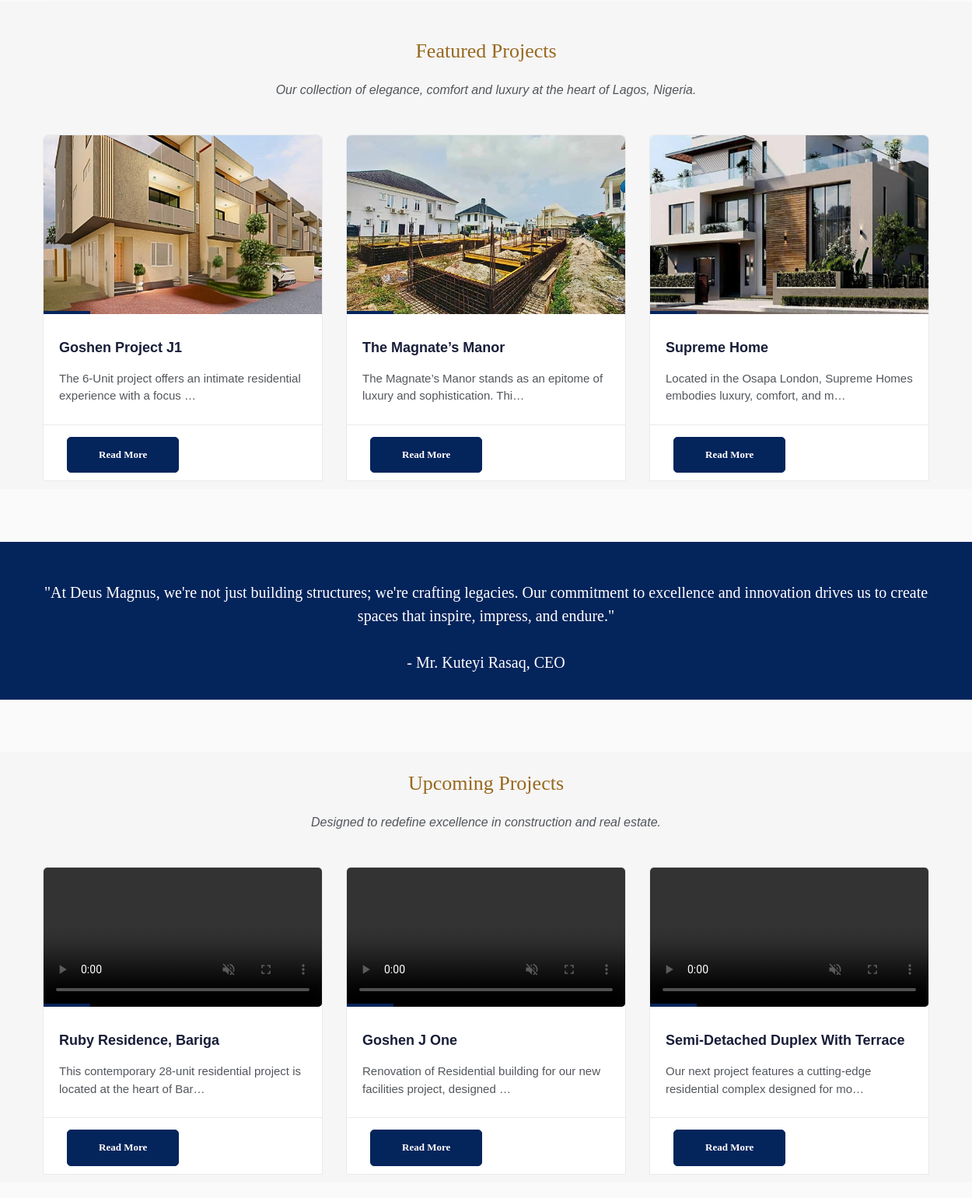
The app's page / (middle part), older data.
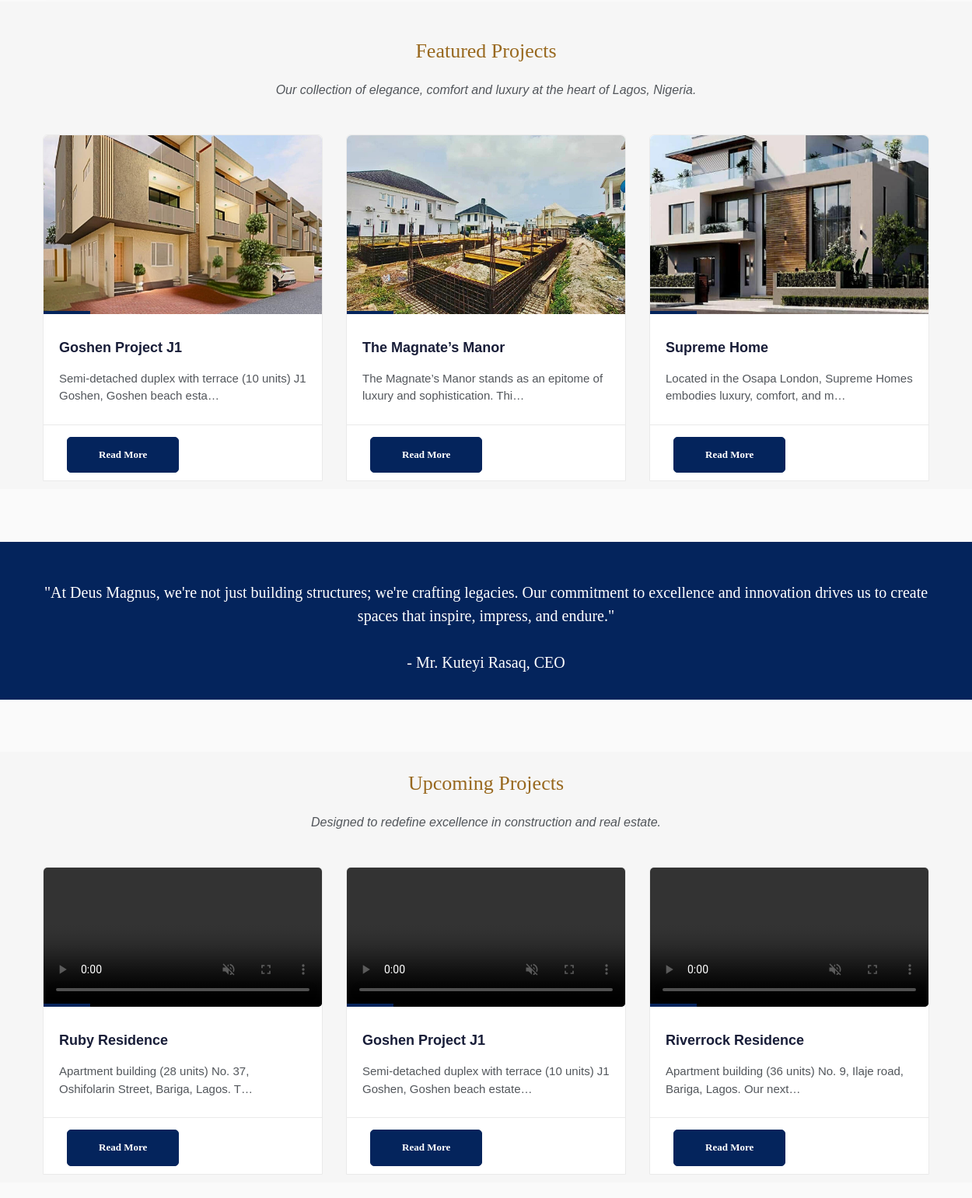
The same page, newer data.
### deus_magnus/models.py (models this page shows, shortened)
class SecondDeusMagnusMainPicturePost(models.Model):
    second_deus_magnus_title = models.CharField(max_length=255, blank=True, null=True)
    second_deus_magnus_status = models.CharField(max_length=255, blank=True, null=True)
    second_deus_magnus_description = models.TextField()
    second_deus_magnus_slug = models.SlugField (max_length=255,blank=True, null=True)
    second_deus_magnus_img = models.ImageField(upload_to='images/')
    second_deus_magnus_publish_date = models.DateTimeField (auto_now_add= True)
    second_deus_magnus_author = models.ForeignKey(User, on_delete=models.CASCADE)
    class Meta:
        ordering =['second_deus_magnus_publish_date']

class DeusMagnusMainPost(models.Model):
    deus_magnus_title = models.CharField(max_length=255, blank=True, null=True)
    deus_magnus_status = models.CharField(max_length=255, blank=True, null=True)
    deus_magnus_description = models.TextField()
    deus_magnus_slug = models.SlugField (max_length=255,blank=True, null=True)
    deus_manus_video = models.FileField(upload_to='videos/')
    deus_magnus_publish_date = models.DateTimeField (auto_now_add= True)
    deus_magnus_author = models.ForeignKey(User, on_delete=models.CASCADE)
    class Meta:
        ordering =['-deus_magnus_publish_date']

### deus_magnus/views.py (the view)
# urls.py: path('', HomeView.as_view(), name="home"),
class HomeView(ListView):
    model = DeusMagnusMainPost
    template_name = 'deus_magnus/home.html'
    def get_context_data(self, **kwargs):
        context = super().get_context_data(**kwargs)
        context['first_videos'] = Mainvideo.objects.all()
        context['bash_ps'] = BashPicture.objects.all()
        context['second_constructions'] = SecondDeusMagnusMainPicturePost.objects.all()
        context['news_constructions'] = DeusMagnusEventBlog.objects.all()
        return context

### templates/deus_magnus/home.html (shortened to what this page needs)
{% extends "base.html" %}
{% load static %}
{% block content%}
    <br><br>
<br><br><br>
<br><br><br>
<section class="section gb">
    <div class="container"><br>
        <div class="section-title text-center">
            <h3 style="color: #98681e;">Featured Projects</h3>
            <p>Our collection of elegance, comfort and luxury at the heart of Lagos, Nigeria.</p>
        </div>
        <div class="row">
            {% for second_construction in second_constructions %}
            <div class="col-lg-4 col-md-12">
                <div class="blog-box">
                    <div class="image-wrap entry">
                        {% if second_construction.second_deus_magnus_img %}
                        <a href="{% url 'second_detail' second_construction.pk %}">
                        <img src="{{ second_construction.second_deus_magnus_img.url }}"height="230px"  class="custom-image">
                        </a>
                        {% endif %}
                    </div>
                    <div class="blog-desc">
                        <h4><a href="{% url 'second_detail' second_construction.pk %}">{{ second_construction.second_deus_magnus_title |truncatechars:30}}</a></h4>
                        <p>{{ second_construction.second_deus_magnus_description |truncatechars:75}}</p>
                    </div>
                    <div class="post-meta">
                            <div class="btn-wrapper">
                                <a href="{% url 'second_detail' second_construction.pk %} "class="btn btn-primary"style="border-radius: 5px;font-family: Georgia;">Read More </a>
                            </div>
                    </div>
                </div>
            </div>
            {%endfor%}
        </div>
    </div>
</section><br><br><br>
<section class="section db p110">
    <div class="container"><br>
        <div class="row">
            <div class="col-md-12">
                <div class="tagline-message text-center">
                <h3>"At Deus Magnus, we're not just building structures; we're crafting legacies.
                    Our commitment to excellence and innovation drives us to create spaces that inspire, impress, and endure." <br><br>
                    - Mr. Kuteyi Rasaq, CEO</h3><br>
                </div>
            </div>
        </div>
    </div>
</section><br><br><br>
<section class="section gb">
    <div class="container">
        <div class="section-title text-center">
            <h3 style="color: #98681e;">Upcoming Projects</h3>
            <p>Designed to redefine excellence in construction and real estate.</p>
        </div>
        <div class="row">
            {% for post in object_list %}
            <div class="col-lg-4 col-md-12">
                <div class="blog-box">
                    <a href="{% url 'detail' post.pk %}">
                        <div class="image-wrap entry">
                            <video autoplay muted playsinline loop controls width="100%" height="auto"style="border-radius: 5px;">
                                <source src="{{ post.deus_manus_video.url }}" type="video/mp4">
                            </video>
                        </div>
                    </a>
                    <div class="blog-desc">
                        <h4><a href="{% url 'detail' post.pk %}">{{ post.deus_magnus_title }}</a></h4>
                        <p>{{ post.deus_magnus_description|truncatechars:77 }}</p>
                    </div>
                    <div class="post-meta">
                        <div class="btn-wrapper">
                            <a href="{% url 'detail' post.pk %}" class="btn btn-primary" style="border-radius: 5px; font-family: Georgia;">Read More</a>
                        </div>
                    </div>
                </div>
            </div>
            {% endfor %}
        </div>
    </div>
</section><br>
<br><br>
<br><br><br>
<br><br><br>
        {% endblock %}

### templates/base.html (shortened to what this page needs)
{% load static %}
<head>
    <link href="{% static 'vendor/bootstrap/css/bootstrap.min.css' %}" rel="stylesheet">
	<link rel="stylesheet" href="{% static 'css/bootstrap.min.css' %}">
    <link rel="stylesheet" href="{% static 'css/font-awesome.min.css' %}">
    <link rel="stylesheet" href="{% static 'css/carousel.css' %}">
    <link rel="stylesheet" href="{% static 'css/animate.css' %}">
    <link rel="stylesheet" href="{% static 'css/style.css' %}">
</head>
<body>
    <div id="wrapper">
        {% block content %}
        {% endblock  %}
</div>
</body>
</html>

### static/css/style.css (style rules this page uses)
body { background-color: #f9f9f9ab; line-height: 1.5; font-size: 15px; color: #52565b; font-family: "Heebo", sans-serif; position: static; font-weight: 400; }
body, p, li, a { font-family:'Nunito',sans-serif; }
.course-details h4 a, .readmore, .testimonial strong, h1, h2, h3, h4, h5, h6 { color: #04245c; }
h1, h2, h3, h4, h5, h6 { line-height: 1.5; font-family:sans-serif; }
.cop-logo img, a { color: #04245c; text-decoration: none !important; -webkit-transition: all ease 0.3s; -moz-transition: all ease 0.3s; transition: all ease 0.3s; }
audio, canvas, progress, video { display: block; margin: 0; padding: 0; }
video { display: block; margin: 0; padding: 0; }
.section { background-color: #ffffff; padding: 1rem 0; position: relative; display: block; padding-top: 28px; }
.section-title { margin-bottom: 45px; }
.text-widget h3, .section-title h3 { margin: 0 0 25px; padding: 0; line-height: 1; font-size: 26px; font-weight: 400; font-family:Georgia; }
.section-title p { max-width: 800px; margin: 0 auto; padding: 0; font-size: 16px; font-family: 'Droid Serif', sans-serif; font-style: italic; }
.section.gb { background-color: #f6f6f6; }
.section.db { background-color: #04245c; }
.entry { position: relative; }
.image-wrap img { width: 100%; }
.image-wrap:after { content: ""; width: 60px; height: 4px; position: absolute; bottom: 0; left: 0; background-color: #111; right: 0; }
.blog-box { background-color: #ffffff; border-radius: 6px 6px 0 0; border: 1px solid #eaeaea; }
.blog-box img { width: 100%; border-radius: 6px 6px 0 0; }
.post-meta { padding: 15px 30px 10px; margin-top: -5px; border-top: 1px solid #eaeaea; line-height: 1; }
.post-meta a { font-size: 13px; color: #aaa; }
.blog-desc { padding: 3rem 2rem; display: block; position: relative; }
.blog-desc h4 a, .blog-desc h4 { font-size: 18px; font-weight: 700; padding: 0 0 15px; margin: 0; color: #181d38; font-family: "Nunito", sans-serif; }
.blog-desc p { padding: 0; margin: 0; }
.tagline-message h3 { padding: 0; font-size: 20px; margin: 0; color: #ffffff; font-weight:200px; font-family:Georgia; }
.btn { border-radius: 0; font-size: 14px; border: 1px solid #fff; font-weight: bold; color: #ffffff !important; padding: 13px 40px; text-transform: capitalize; }
.cb, .box .event-desc small, .pagination a, .pagination>.active>a, .pagination>.active>a:focus, .pagination>.active>a:hover, .pagination>.active>span, .pagination>.active>span:focus, .pagination>.active>span:hover, .tags-widget a, .owl-theme-01 .owl-nav [class*="owl-"]:hover, .yamm .dropdown-menu li:hover .menu-button, .yamm .dropdown-menu li .menu-button, mark, .bgcolor1, .image-wrap:before, .image-wrap:after, .btn-primary { border-color: #04245c; background-color: #04245c; box-shadow: inset 0 0 0 0 #98681e; -webkit-transition: all ease 0.5s; -moz-transition: all ease 0.5s; transition: all ease 0.5s; }

Row changes from the older to the newer data that the page shows:
changed SecondDeusMagnusMainPicturePost "Goshen Project J1": second_deus_magnus_description "The 6-Unit project offers an intimate residential experience with a focus …" → "Semi-detached duplex with terrace (10 units) J1 Goshen, Goshen beach esta…"
changed DeusMagnusMainPost: deus_magnus_title "Ruby Residence, Bariga" → "Ruby Residence"; deus_magnus_description "This contemporary 28-unit residential project is located at the heart of Bar…" → "Apartment building (28 units) No. 37, Oshifolarin Street, Bariga, Lagos. T…"
changed DeusMagnusMainPost: deus_magnus_title "Goshen J One" → "Goshen Project J1"; deus_magnus_description "Renovation of Residential building for our new facilities project, designed …" → "Semi-detached duplex with terrace (10 units) J1 Goshen, Goshen beach estate…"
changed DeusMagnusMainPost: deus_magnus_title "Semi-Detached Duplex With Terrace" → "Riverrock Residence"; deus_magnus_description "Our next project features a cutting-edge residential complex designed for mo…" → "Apartment building (36 units) No. 9, Ilaje road, Bariga, Lagos. Our next…"
